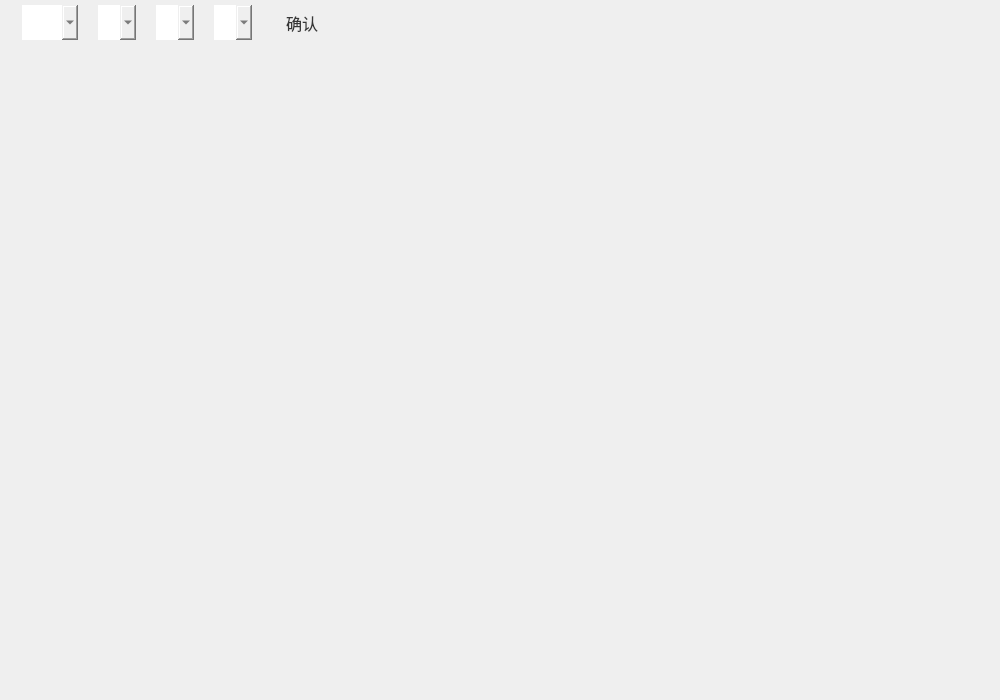
<?xml version="1.0" encoding="UTF-8"?>
<ui version="4.0">
 <class>page1_main</class>
 <widget class="QWidget" name="page1_main">
  <property name="geometry">
   <rect>
    <x>0</x>
    <y>0</y>
    <width>1000</width>
    <height>700</height>
   </rect>
  </property>
  <property name="minimumSize">
   <size>
    <width>0</width>
    <height>0</height>
   </size>
  </property>
  <property name="maximumSize">
   <size>
    <width>16777215</width>
    <height>16777215</height>
   </size>
  </property>
  <property name="windowTitle">
   <string>Form</string>
  </property>
  <property name="styleSheet">
   <string notr="true">#page1_main{
border-bottom-right-radius:12px;
}</string>
  </property>
  <layout class="QVBoxLayout" name="verticalLayout">
   <property name="spacing">
    <number>0</number>
   </property>
   <property name="leftMargin">
    <number>0</number>
   </property>
   <property name="topMargin">
    <number>0</number>
   </property>
   <property name="rightMargin">
    <number>0</number>
   </property>
   <property name="bottomMargin">
    <number>0</number>
   </property>
   <item>
    <widget class="QWidget" name="bar" native="true">
     <property name="sizePolicy">
      <sizepolicy hsizetype="Expanding" vsizetype="Expanding">
       <horstretch>0</horstretch>
       <verstretch>0</verstretch>
      </sizepolicy>
     </property>
     <property name="minimumSize">
      <size>
       <width>0</width>
       <height>45</height>
      </size>
     </property>
     <property name="maximumSize">
      <size>
       <width>16777215</width>
       <height>45</height>
      </size>
     </property>
     <property name="styleSheet">
      <string notr="true">#bar{
border-image: url(:/images/sideBar/black0.png) 0 0 0 0 stretch stretch;

}</string>
     </property>
     <layout class="QHBoxLayout" name="horizontalLayout">
      <property name="topMargin">
       <number>5</number>
      </property>
      <property name="bottomMargin">
       <number>5</number>
      </property>
      <item>
       <widget class="QWidget" name="time" native="true">
        <property name="minimumSize">
         <size>
          <width>0</width>
          <height>35</height>
         </size>
        </property>
        <property name="maximumSize">
         <size>
          <width>16777215</width>
          <height>35</height>
         </size>
        </property>
        <property name="styleSheet">
         <string notr="true">#time {
        background-image: url(:/images/sideBar/black2.png);
		border-radius: 12px;
		color: rgb(55, 55, 55);
    }

QLabel {
	color: rgb(55, 55, 55);
	font-size: 13pt; 
	
}



/* 1. 主控件：文字居中 + 拉伸背景图 */
QComboBox {
    border: none;                             /* 去掉原有边框 */
           /* 为 drop-down 留空间 */
    /* 九宫格切片：上 5 下 5 左 5 右 5，按需调整 */
    border-image: url(:/images/sideBar/black2.png) 0 0 0 0 stretch stretch;
	color: rgb(55, 55, 55);
}

/* 2. 下拉按钮区域（右半边）背景也用九宫格 */
QComboBox::drop-down {
    subcontrol-origin: padding;               /* 以 padding 区域为基准 */
    subcontrol-position: top right;           /* 放到右上角 */     
    border: none;
    border-image: url(:/images/sideBar/black2.png) 0 0 0 0 stretch stretch;
}

QComboBox:hover {
    border-image: url(:/images/sideBar/black3.png) 0 0 0 0 stretch stretch;
}



/* 3. 弹出列表背景（popup） */
QComboBox QAbstractItemView {
   /* border: none;
    outline: none;*/                            /* 去除 focus 虚线 */
    border-image: url(:/images/sideBar/black2.png) 0 0 0 0 stretch stretch;
    background: transparent;

}

/* 4. 列表项样式 */
QComboBox QAbstractItemView::item {
	border-image: url(:/images/sideBar/black2.png) 0 0 0 0 stretch stretch;
   	color: rgb(55, 55, 55);  
}

/* 5. 选中项背景——用 border-image 切片显示图片 */
QComboBox QAbstractItemView::item:selected {
    border-image: url(:/images/sideBar/black3.png) 0 0 0 0 stretch stretch;
    color: rgb(55, 55, 55);                           /* 可选，调整文字色 */
}
</string>
        </property>
        <layout class="QHBoxLayout" name="horizontalLayout_2">
         <property name="spacing">
          <number>20</number>
         </property>
         <property name="leftMargin">
          <number>13</number>
         </property>
         <property name="topMargin">
          <number>0</number>
         </property>
         <property name="rightMargin">
          <number>0</number>
         </property>
         <property name="bottomMargin">
          <number>0</number>
         </property>
         <item>
          <widget class="QComboBox" name="year">
           <property name="sizePolicy">
            <sizepolicy hsizetype="Fixed" vsizetype="Fixed">
             <horstretch>0</horstretch>
             <verstretch>0</verstretch>
            </sizepolicy>
           </property>
           <property name="minimumSize">
            <size>
             <width>56</width>
             <height>35</height>
            </size>
           </property>
           <property name="maximumSize">
            <size>
             <width>56</width>
             <height>35</height>
            </size>
           </property>
           <property name="font">
            <font>
             <pointsize>12</pointsize>
            </font>
           </property>
           <property name="styleSheet">
            <string notr="true">/* 2.2 箭头图标大小 */
QComboBox::down-arrow {
    image: url(:/images/page0/year.png);
    width: 17px;
    height: 17px;
}</string>
           </property>
           <property name="currentText">
            <string/>
           </property>
          </widget>
         </item>
         <item>
          <widget class="QComboBox" name="month">
           <property name="sizePolicy">
            <sizepolicy hsizetype="Fixed" vsizetype="Fixed">
             <horstretch>0</horstretch>
             <verstretch>0</verstretch>
            </sizepolicy>
           </property>
           <property name="minimumSize">
            <size>
             <width>38</width>
             <height>35</height>
            </size>
           </property>
           <property name="maximumSize">
            <size>
             <width>38</width>
             <height>35</height>
            </size>
           </property>
           <property name="font">
            <font>
             <pointsize>12</pointsize>
            </font>
           </property>
           <property name="styleSheet">
            <string notr="true">/* 2.2 箭头图标大小 */
QComboBox::down-arrow {
    image: url(:/images/page0/month.png);
    width: 17px;
    height: 17px;
}</string>
           </property>
          </widget>
         </item>
         <item>
          <widget class="QComboBox" name="day">
           <property name="sizePolicy">
            <sizepolicy hsizetype="Fixed" vsizetype="Fixed">
             <horstretch>0</horstretch>
             <verstretch>0</verstretch>
            </sizepolicy>
           </property>
           <property name="minimumSize">
            <size>
             <width>38</width>
             <height>35</height>
            </size>
           </property>
           <property name="maximumSize">
            <size>
             <width>38</width>
             <height>35</height>
            </size>
           </property>
           <property name="font">
            <font>
             <pointsize>12</pointsize>
            </font>
           </property>
           <property name="styleSheet">
            <string notr="true">/* 2.2 箭头图标大小 */
QComboBox::down-arrow {
    image: url(:/images/page0/day.png);
    width: 17px;
    height: 17px;
}</string>
           </property>
          </widget>
         </item>
         <item>
          <widget class="QComboBox" name="hour">
           <property name="sizePolicy">
            <sizepolicy hsizetype="Fixed" vsizetype="Fixed">
             <horstretch>0</horstretch>
             <verstretch>0</verstretch>
            </sizepolicy>
           </property>
           <property name="minimumSize">
            <size>
             <width>38</width>
             <height>35</height>
            </size>
           </property>
           <property name="maximumSize">
            <size>
             <width>38</width>
             <height>35</height>
            </size>
           </property>
           <property name="font">
            <font>
             <pointsize>12</pointsize>
            </font>
           </property>
           <property name="styleSheet">
            <string notr="true">/* 2.2 箭头图标大小 */
QComboBox::down-arrow {
    image: url(:/images/page0/hour.png);
    width: 17px;
    height: 17px;
}</string>
           </property>
          </widget>
         </item>
         <item>
          <widget class="QPushButton" name="checkbutton">
           <property name="sizePolicy">
            <sizepolicy hsizetype="Fixed" vsizetype="Fixed">
             <horstretch>0</horstretch>
             <verstretch>0</verstretch>
            </sizepolicy>
           </property>
           <property name="minimumSize">
            <size>
             <width>60</width>
             <height>35</height>
            </size>
           </property>
           <property name="maximumSize">
            <size>
             <width>60</width>
             <height>35</height>
            </size>
           </property>
           <property name="font">
            <font>
             <pointsize>12</pointsize>
            </font>
           </property>
           <property name="styleSheet">
            <string notr="true">#checkbutton {
        border: none;
		outline: none;
        background-image: url(:/images/sideBar/black2.png);
		border-bottom-right-radius: 12px;
		border-top-right-radius: 12px;
		color: rgb(55, 55, 55);
    }
#checkbutton:hover {
        background-image: url(:/images/sideBar/black3.png);
    }
#checkbutton:pressed {
        background-image: url(:/images/sideBar/black4.png);
    }</string>
           </property>
           <property name="text">
            <string>确认</string>
           </property>
          </widget>
         </item>
        </layout>
       </widget>
      </item>
      <item>
       <spacer name="horizontalSpacer">
        <property name="orientation">
         <enum>Qt::Orientation::Horizontal</enum>
        </property>
        <property name="sizeHint" stdset="0">
         <size>
          <width>40</width>
          <height>20</height>
         </size>
        </property>
       </spacer>
      </item>
     </layout>
    </widget>
   </item>
   <item>
    <widget class="QWidget" name="map" native="true">
     <property name="sizePolicy">
      <sizepolicy hsizetype="Expanding" vsizetype="Expanding">
       <horstretch>0</horstretch>
       <verstretch>0</verstretch>
      </sizepolicy>
     </property>
     <property name="styleSheet">
      <string notr="true"/>
     </property>
     <layout class="QHBoxLayout" name="layout">
      <property name="spacing">
       <number>0</number>
      </property>
      <property name="leftMargin">
       <number>0</number>
      </property>
      <property name="topMargin">
       <number>0</number>
      </property>
      <property name="rightMargin">
       <number>0</number>
      </property>
      <property name="bottomMargin">
       <number>0</number>
      </property>
     </layout>
    </widget>
   </item>
   <item>
    <widget class="QWidget" name="button" native="true">
     <property name="sizePolicy">
      <sizepolicy hsizetype="Expanding" vsizetype="Fixed">
       <horstretch>0</horstretch>
       <verstretch>0</verstretch>
      </sizepolicy>
     </property>
     <property name="minimumSize">
      <size>
       <width>0</width>
       <height>12</height>
      </size>
     </property>
     <property name="maximumSize">
      <size>
       <width>16777215</width>
       <height>12</height>
      </size>
     </property>
     <property name="styleSheet">
      <string notr="true">border-image: url(:/images/mainwindow/mainwindow_background.png) 0 0 0 0 stretch stretch;
border-bottom-right-radius:12px;
</string>
     </property>
    </widget>
   </item>
  </layout>
 </widget>
 <resources/>
 <connections/>
</ui>
